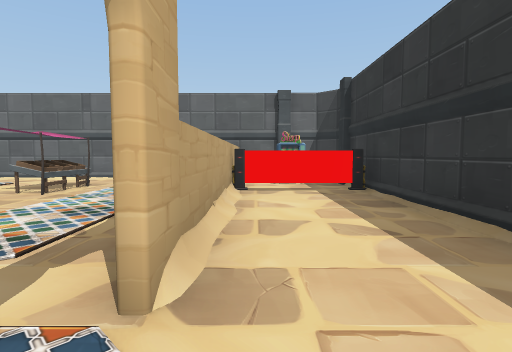
view 1 (above)

16 first-person views from a walk through a scene from a Unity 3-D project. The camera is 1.5 m above the floor, tilts 4° down and sees 80° across. The floor is counted in squares, 2 m on a side. Each view is taken from the middle of a square. On the plan, view 1 faces up. The plan holds only what a view shows up to about 10 squares ahead; the rest is blank. The player character is not drawn. Some animated figures are not drawn. Door leaves are left out, so doorways stand open. Some surface patterns are stand-ins.

view 2
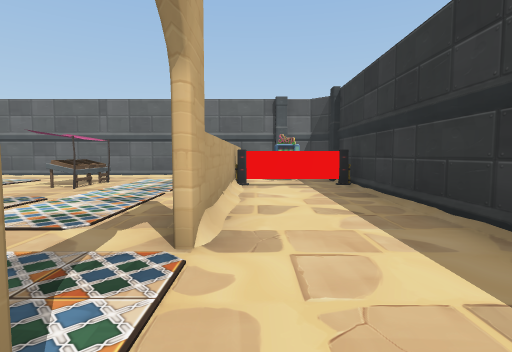

view 3
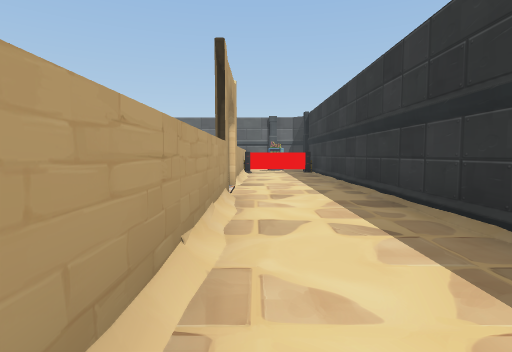

view 4
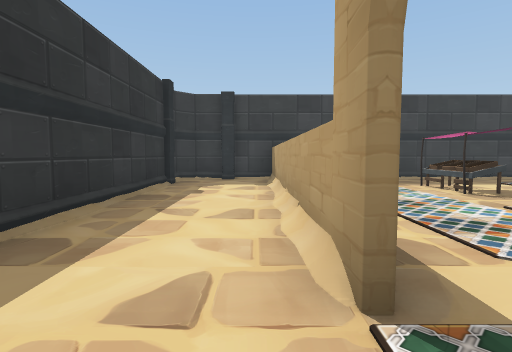

view 5
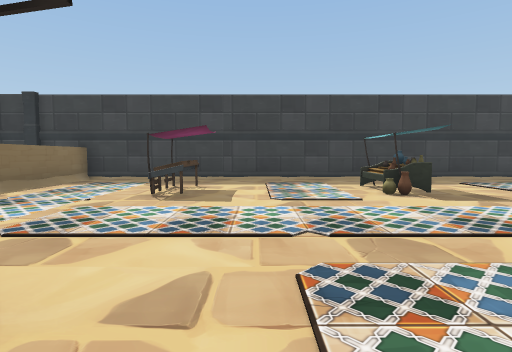

view 6
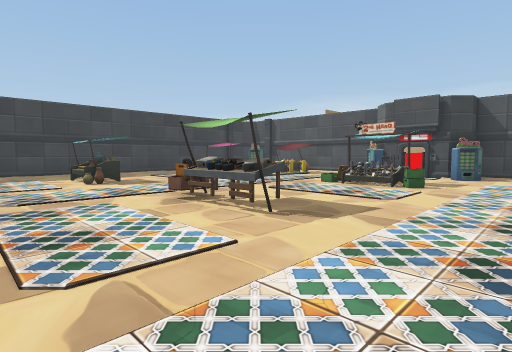

view 7
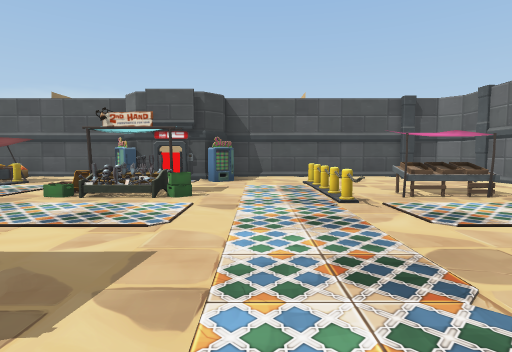

view 8
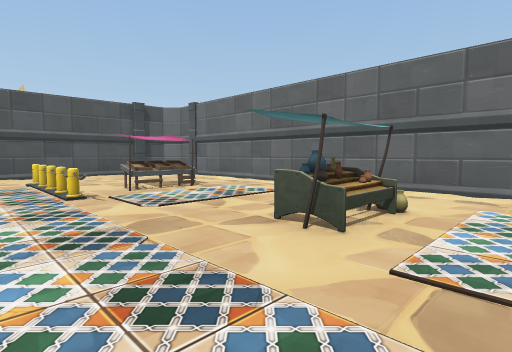

view 9
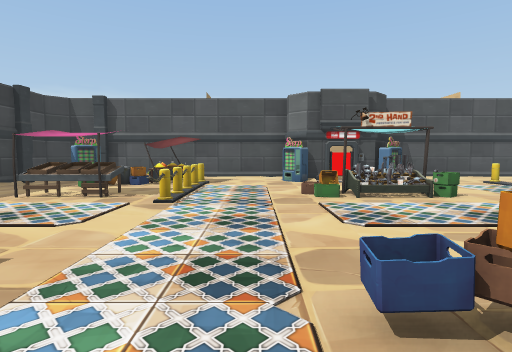

view 10
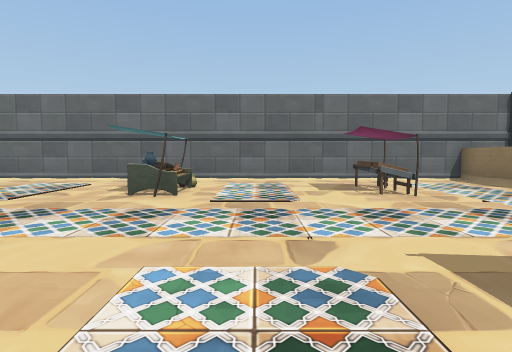

view 11
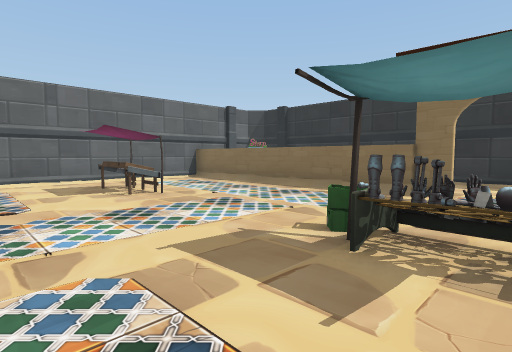

view 12
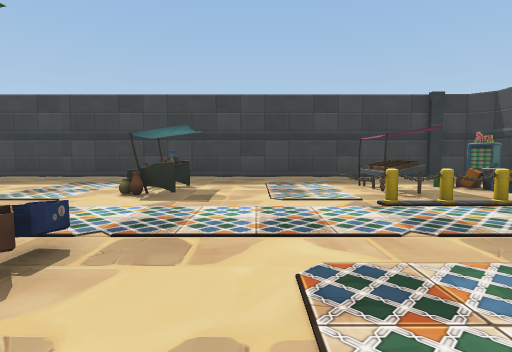

view 13
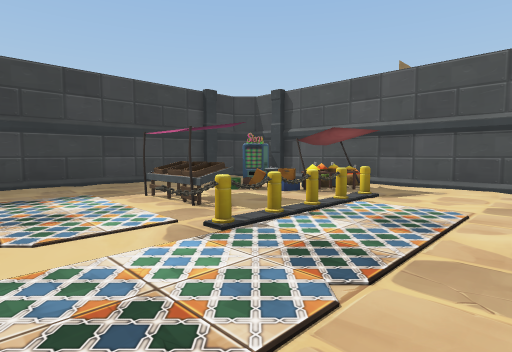

view 14
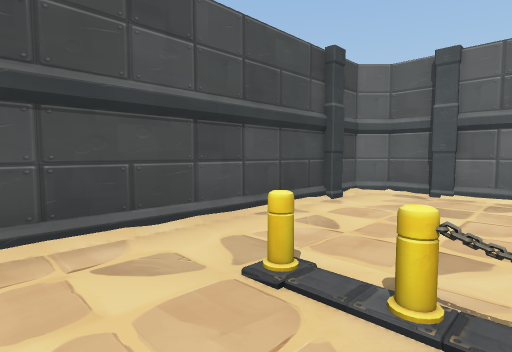

view 15
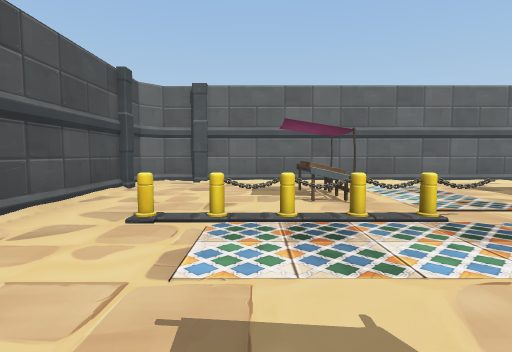

view 16
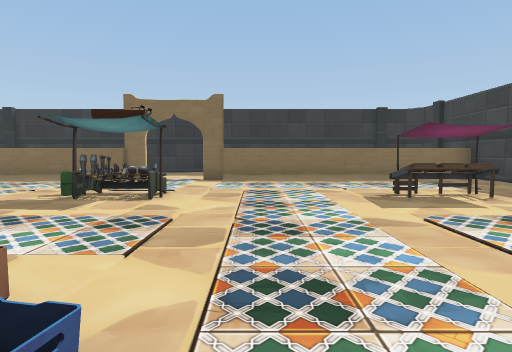

### Floor plan
Key: @ floor where view 1 was taken; # wall or solid block; . floor; / step, stairs or slope; M machine; S stall; G gate; C crate; B bollard; O other object.
Columns run from 18 left of view 1 to 3 right of it. Each row starts with its distance up from view 1.
 10 ###################
  9 #.////////////////###
  8 #................/#M#
  7 #...O....O....O..#..##
  6 #...O....O....O..#O..#
  5 #.BOOO...........#...#
  4 #................#...#
  3 #................#...#
  2 #M............/..#...#
  1  G..S....#..../......#
  0  G..C...O#....S...@..#
 -1 #M.......C.......#...#
 -2 #................#...#
 -3 #.BOOO...........#...#
 -4 #S...............#...#
 -5 #SC.O....O....O..#...#
 -6 # C.O....O....O..#...#
 -7 #M...............#...#
 -8 #................#...#
 -9 ######################

Where each view was taken, in squares from view 1:
view 1: 0 up, 0 right, facing up
view 2: 1 down, 0 right, facing up
view 3: 6 down, 0 right, facing up
view 4: 1 up, 0 right, facing down
view 5: 1 up, 6 left, facing down
view 6: 4 up, 6 left, facing down-left
view 7: 3 up, 8 left, facing left
view 8: 3 up, 7 left, facing up-left
view 9: 2 down, 8 left, facing left
view 10: 0 up, 7 left, facing up
view 11: 0 up, 7 left, facing up-right
view 12: 1 up, 11 left, facing down
view 13: 1 down, 11 left, facing down-left
view 14: 3 up, 15 left, facing up-left
view 15: 1 up, 15 left, facing up
view 16: 2 down, 10 left, facing right
